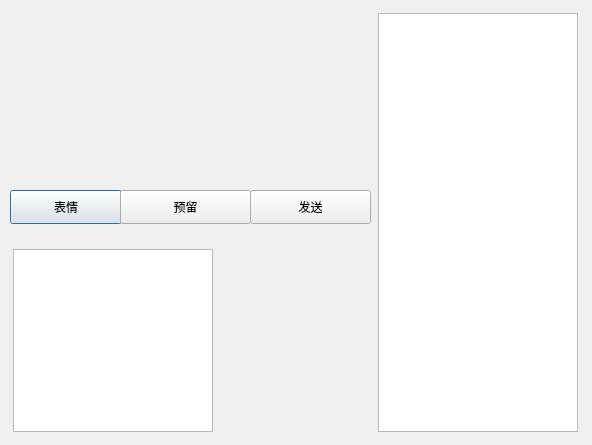
<?xml version="1.0" encoding="UTF-8"?>
<ui version="4.0">
 <class>GroupChatDialog</class>
 <widget class="QDialog" name="GroupChatDialog">
  <property name="geometry">
   <rect>
    <x>0</x>
    <y>0</y>
    <width>592</width>
    <height>445</height>
   </rect>
  </property>
  <property name="windowTitle">
   <string>Dialog</string>
  </property>
  <widget class="QListWidget" name="listWidget_friends">
   <property name="geometry">
    <rect>
     <x>378</x>
     <y>13</y>
     <width>200</width>
     <height>419</height>
    </rect>
   </property>
   <property name="minimumSize">
    <size>
     <width>200</width>
     <height>0</height>
    </size>
   </property>
  </widget>
  <widget class="QTextEdit" name="textEdit">
   <property name="geometry">
    <rect>
     <x>13</x>
     <y>249</y>
     <width>200</width>
     <height>183</height>
    </rect>
   </property>
   <property name="maximumSize">
    <size>
     <width>16777215</width>
     <height>200</height>
    </size>
   </property>
  </widget>
  <widget class="QPushButton" name="pushButton_brow">
   <property name="geometry">
    <rect>
     <x>10</x>
     <y>190</y>
     <width>112</width>
     <height>34</height>
    </rect>
   </property>
   <property name="text">
    <string>表情</string>
   </property>
  </widget>
  <widget class="QPushButton" name="pushButton_3">
   <property name="geometry">
    <rect>
     <x>120</x>
     <y>190</y>
     <width>131</width>
     <height>34</height>
    </rect>
   </property>
   <property name="text">
    <string>预留</string>
   </property>
  </widget>
  <widget class="QPushButton" name="pushButton_send">
   <property name="geometry">
    <rect>
     <x>250</x>
     <y>190</y>
     <width>121</width>
     <height>34</height>
    </rect>
   </property>
   <property name="text">
    <string>发送</string>
   </property>
  </widget>
 </widget>
 <resources/>
 <connections/>
</ui>
